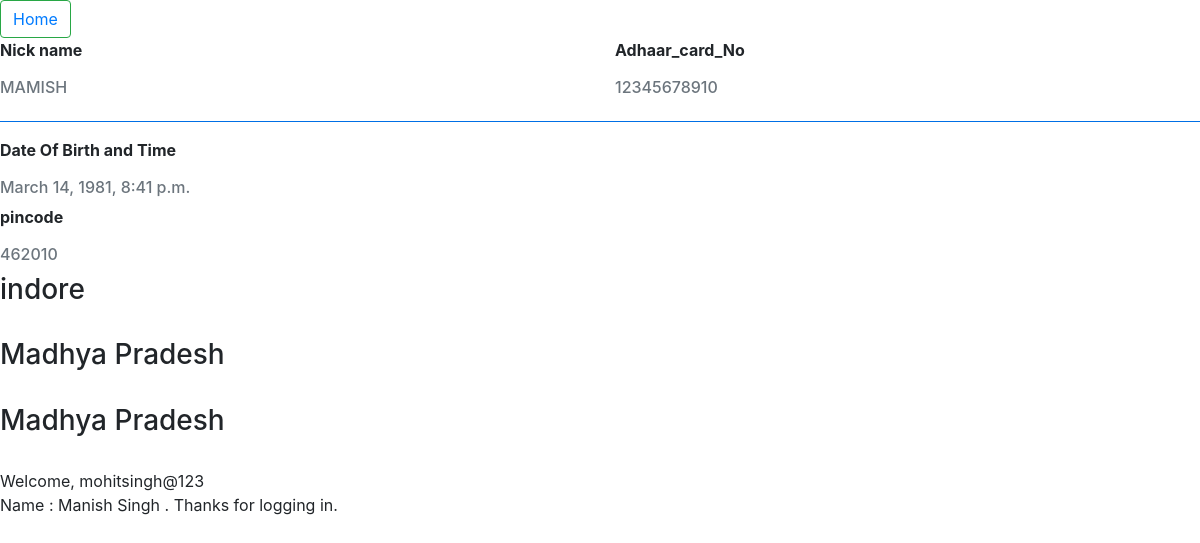
The app's page /next/ (signed in) with its own data.
### app1/models.py (models this page shows)
class Profile(models.Model):
    profile_id=models.OneToOneField(User,on_delete=models.CASCADE)
    Nnikename=models.CharField(max_length=32)
    Adhaar_card_No = models.IntegerField()
    Birth_Date= models.DateTimeField()
    address = models.CharField(max_length=500, default='Indore Madhya Pradesh ')
    pincode = models.IntegerField(default=0)
    city=models.CharField(max_length=200,default= 'Indore ')
    state=models.CharField(max_length=300,default='Madhya Pradesh')

### app1/views.py (the view)
# urls.py: path('next/',views.next,name='next_user'),
def next(request):
    upObj = Profile.objects.filter(profile_id=request.user)
    return render(request, "next.html", {'upObj': upObj})

### app1/templates/next.html (shortened to what this page needs)
{% extends 'index.html' %}
        {% block 'contact' %}
        <button type="button" class="btn btn-outline-success logout">
            <a href="/" style="text-decoration: none">Home</a>
        </button>
        <form method="post">
                {% for i in upObj %}
                    <div class="row ">
                        <div class="col-sm-6">
                            <p class="font-weight-bold">Nick name</p>
                            <h6 class="text-muted">{{i.Nnikename | upper}}</h6>
                        </div>
                        <div class="col-sm-6">
                            <p class="font-weight-bold">Adhaar_card_No</p>
                            <h6 class="text-muted">{{i.Adhaar_card_No  | upper}}</h6>
                        </div>
                    </div>
                    <hr class="bg-primary">
                    <div class="row">
                        <div class="col-sm-6">
                            <p class="font-weight-bold">Date Of Birth  and Time  </p>
                            <h6 class="text-muted">{{i.Birth_Date}}</h6>
                        </div>
                    </div>
                    <div class="row">
                        <div class="col-sm-6">
                            <p class="font-weight-bold">pincode   </p>
                            <h6 class="text-muted">{{ i.pincode }}</h6>
                        </div>
                    </div>
                    <h3> {{ i.city }} </h3><br>
                    <h3> {{ i.state }} </h3><br>
                    <h3> {{ i.address }} </h3><br>
                {% endfor %}
            </form>
        {% endblock %}

### app1/templates/index.html (shortened to what this page needs)
{% load static %}
<!DOCTYPE html>
<html lang="en">
<head>
    <link rel="stylesheet" href="https://maxcdn.bootstrapcdn.com/bootstrap/4.5.2/css/bootstrap.min.css">
</head>
<body>
 {% block 'contact' %}{% endblock %}
{% if user.is_authenticated %}
<p>Welcome, {{ user.get_username }}<br> Name : {{ user.get_full_name }} {{ user.get_first_name }}. Thanks for logging in.</p>
{% else %}
<p>Welcome, new user. Please log in.</p>
{% endif %}
</body>
</html>

### records on screen
Profile: Nnikename "MAMISH", Adhaar_card_No "12345678910", Birth_Date "March 14, 1981, 8:41 p.m.", pincode "462010", city "indore", state "Madhya Pradesh", address "Madhya Pradesh"

### other values on screen
{{ user.get_username }} "mohitsingh@123"
{{ user.get_full_name }} "Manish Singh"
